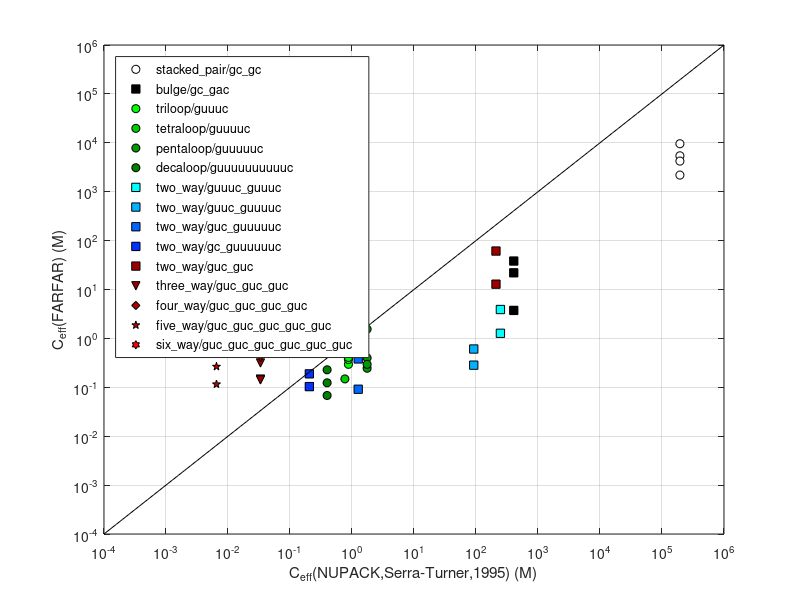

Write MATLAB code to recreate this figure.
% tag,  chain_closure_vals (M), nupack_val, num_strands, is_symmetric
% Note that NUPACK give 1.62 kcal/mol for singlet G-C --> may assume 55 M as reference concentration? (intead of 1 M, with 3.4 kcal/mol init in Serra-Turner)
data = {...
{'stacked_pair/gc_gc',[ 5419.220950, 9569.737107, 2186.908872, 4224.555449],-1.72, 2, 'w','o'},...   % check  1.62 - 3.4 = -1.78?
{'bulge/gc_gac',[  3.736660, 38.194024, 21.961424], 2.02, 2,'k','s'},...                            % check  1.62 - 3.4 + 3.9 = 2.12
{'triloop/guuuc',[  0.294882, 0.370346, 0.799784, 0.408375], 4.12, 1, 'g','o'},...                   % check  4.1 (Table III, Serra-Turner)
{'tetraloop/guuuuc',[  0.488806, 0.148445, 1.450323, 1.280446], 4.20, 1, [0,0.8,0],'o'},...                 % check  4.9 - 0.7 = 4.2 (Table III, Serra-Turner, UUmismatch bonus)
{'pentaloop/guuuuuc',[  0.244949, 0.398444, 0.294847, 1.548277], 3.70, 1, [0,0.6,0],'o'},...               % check  4.4 - 0.7 = 3.7 (Table III, Serra-Turner)
{'decaloop/guuuuuuuuuuc',[  0.068007, 0.123614, 0.228074, 0.887496], 4.60, 1,[0,0.5,0],'o'},...           % check 5.2 + 1.75 * 0.606 * log( 10/9) - 0.7 = 4.6
{'two_way/guuuc_guuuc',[  3.897240, 1.272395], 2.32, 2,'c' ,'s'},...
{'two_way/guuc_guuuuc',[0.283563, 0.606822], 2.92, 2,[0 0.7 1],'s'},...
{'two_way/guc_guuuuuc',[0.091259, 0.380388], 5.52, 2,[0 0.4 1],'s'},...
{'two_way/gc_guuuuuuc',[0.188561, 0.103352], 6.62, 2,[0 0.2 1],'s'},...                                     % check  1.62 + 5.0 = 6.62 (Table III, Serra_Turner) -- no stacking
{'two_way/guc_guc',[ 12.845838 ,  61.138562 ], 2.42, 2,[0.6 0 0],'s'},...              % check: 
{'three_way/guc_guc_guc',[  0.147206, 0.141576, 0.314864,0.403610], 9.34, 3,[0.6 0 0],'v'},...              % check: 1.62*2 + 4.6 + 0.4*3 +0.1*3 = 9.34
{'four_way/guc_guc_guc_guc', [ 3.438419, 4.680015, 6.192666, 5.127130], 11.46, 4, [0.7 0 0],'d'},...
{'five_way/guc_guc_guc_guc_guc', [ 0.265101, 0.115717, 0.818074, 0.815670 ], 13.57, 5, [0.8 0 0],'p'},...
{'six_way/guc_guc_guc_guc_guc_guc',[  0.726702, 1.454485, 3.076583, 1.035727], 15.69, 6,'r','h'},...  % check: 1.62*5 + 4.6 + 0.4*6 +0.1*6 = 15.7
}


kT = 0.606; % kcal/mol
for i = 1:length( data )
    legends{i} = data{i}{1};
    delG_NUPACK = data{i}{3};
    num_strands = data{i}{4};
    C_eff_NUPACK = exp( -( delG_NUPACK - 1.62*( num_strands - 1 ) - 4.04 ) / kT )
    C_eff_FARFAR = data{i}{2};
    plot( C_eff_NUPACK * ones(1,length(C_eff_FARFAR)), C_eff_FARFAR,...
    	  'ko','markerfacecolor',data{i}{5},...
	  'marker',data{i}{6});
    hold on
end
plot( 10.^[-4:0.1:6], 10.^[-4:0.1:6],'k-' );
xlabel( 'C_{eff}(NUPACK,Serra-Turner,1995) (M)' ); ylabel( 'C_{eff}(FARFAR) (M)' );
hold off
legend( legends ,'interpreter', 'none', 'Location','NorthWest' );
set(gca,'xscale','log','yscale','log','xgrid','on','ygrid','on');
